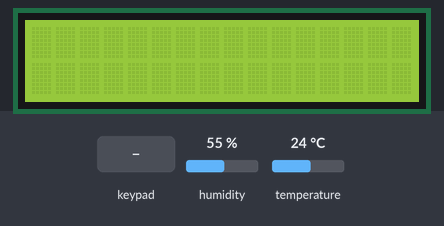
This sketch was run on a simulated ESP32. Shown: 16×2 character LCD. Wiring (inferred from the names in the program): 4×4 keypad with keys 1 2 3 A 4 5 6 B 7 8 9 C * 0 # D: rows GPIO 33, GPIO 32, GPIO 26, GPIO 25; columns GPIO 13, GPIO 12, GPIO 14, GPIO 27. The inputs (shaded band) are chosen by the test bench; at power-on: humidity 55 %, temperature 24 °C. What the sketch prints to the serial monitor is not drawn.

Above: at 1.2 s.
1.3 s: keypad keys 1 2 D pressed 0.4 s apart
At 3.4 s:
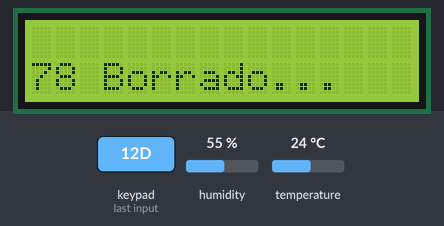
11.5 s: key 'C' pressed
At 12.6 s:
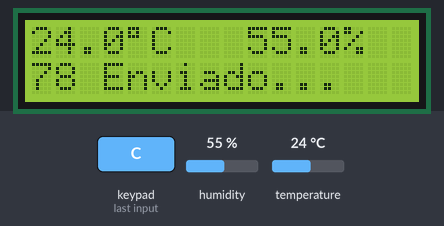
13.0 s: keypad keys 1 2 A pressed 0.4 s apart
At 14.9 s:
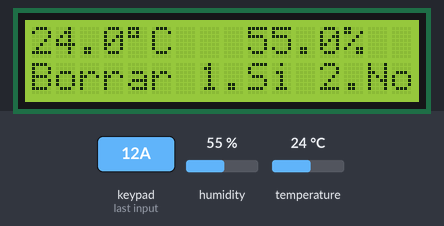
15.7 s: key '7' pressed
At 16.1 s:
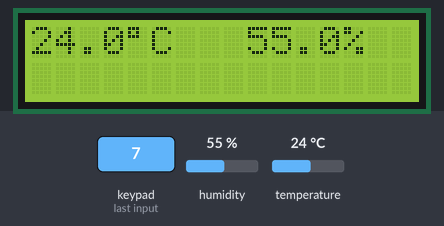
17.2 s: humidity set to 22 %
At 21.0 s:
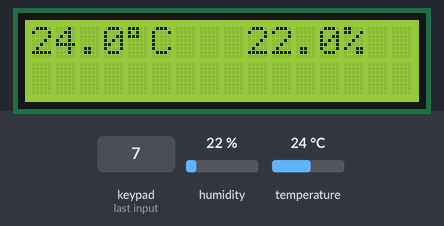
21.5 s: temperature set to 12 °C
At 31.3 s:
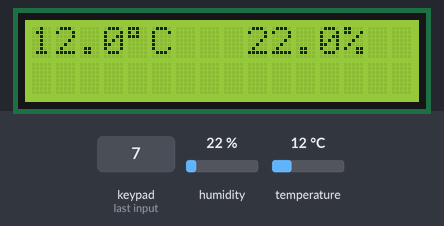
Timing chart, 0 to 32.5 s (numbered marks = the images above; inputs shaded):
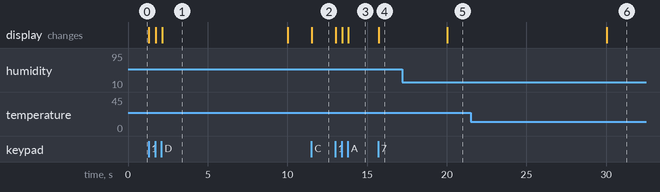

Measured:
- after the input at 1.3 s, the display: first changes at once (image 1 shows a later state)
- after the input at 11.5 s, the display: changes at once (image 2)
- after the input at 13.0 s, the display: first changes at once (image 3 shows a later state)
- after the input at 15.7 s, the display: changes at once (image 4)
- after the input at 17.2 s, the display: changes after 2.8 s (image 5)
- after the input at 21.5 s, the display: changes after 8.5 s (image 6)
- what the display in image 1 shows lasts 7.9 s, from 2.1 s to 10.0 s

The sketch:

Emisor_Teclado.ino
```cpp
/*
 *(V1) Teclado 4x4 + LCD 16X2 + Protcolo serial (STX/ETX)
   TECLADO: Lee el teclado por multiplexado. Activa una fila a la vez y revisa las 4 columnas buscando cual cayo. Devuelve el caracter correspondiente o '\0' si no hay nada presionado.
   Comunicación serial Comandos: Enviar: tecla'A', comando(byte) 0x2A; Borrar numero: tecla 'B', comando(byte) 0x55; Borrar todo: tecla 'C' confirmacion con '1' y cancelar '2', limpiar LCD: tecla '*';
   test: tecla '#' comando(byte)0x23 salir de test 'D'. PANTALLA: limpiarBuffer resetea el buffer a 3 espacios vacios.
   limpiarPantallaLCD limpia la segunda fila del LCD y reinicia el buffer y la memoria del ultimo numero (fuerza el estado vacio tras limpiar). SETUP():Inicializa Serial el LCD configura las filas del teclado como Salida y
   las columnas como Entrada con Pull-Up interno. LOOP(): Cada 'debounceDelay'`milisegundos escanea el teclado y solo si la tecla detectada es distinta a la anterior, la procesa con procesarTecla()
 *(V2) SENSOR: Se utilizo sensor DS18B20 (OneWire + DallasTemperature, solo temperatura) - PIN de datos 17 - Lectura: sensores.requestTemperatures() + getTempCByIndex(0) PANTALLA: Esta versión limpia y reescribe temperatura:
   columna 0(7 espacios). TECLADO: Maneja la lista de numeros enviados: agregar al final (si hay espacio), buscar y quitar un número especifico, o vaciar toda la lista reiniciando el contador.
   MANEJO DE ERRORES DEL SENSOR: V2: (tempC == DEVICE_DISCONNECTED_C). SETUP / SERIAL: Esta versión reporta por Serial cuantos sensores DS18B20 se encontraron (getDeviceCount()).
   LOOP(): este bloque revisa en cada vuelta del loop() si ya pasó suficiente tiempo (10 segundos) desde la última lectura del sensor, actualiza la pantalla y reinicia el contador sin usar delay().
 *(V3) TECLADO + SENSOR DHT22 (TEMPERATURA + HUMEDAD): SENSOR: Se reemplazo el DS18B20 por un DHT22 (libreria DHT, temperatura y humedad).
   Lectura: de sensores.requestTemperatures() + getTempCByIndex(0) a dht.readHumidity() + dht.readTemperature(). REFRESCO DE PANTALLA: Esta versión limpia y reescribe dos zonas independientes:
   temperatura en columna 0 (7 espacios) y humedad en columna 9 (8 espacios). MANEJO DE ERRORES DEL SENSOR: V3: isnan(h) || isnan(t) (propio de la libreria DHT), cubriendo la lectura de ambos valores.
   SETUP / SERIAL: La V3 ya no tiene sentido de "conteo de dispositivos" con DHT.
  *(V4) TECLADO + SENSOR DHT22 (TEMPERATURA + HUMEDAD): Se utiliza un solo sensor DHT22 (libreria DHT, temperatura y humedad) en el pin de datos 17.
   REFRESCO DE PANTALLA: La versión 4 imprime temperatura y humedad en la fila 0 del LCD; la fila 1 queda reservada para los mensajes del teclado. SETUP / SERIAL: Las versiones 3 y 4 reportan por serial.
*/


//Librerias y Configuración del sensor
#include <LiquidCrystal.h>
#include <DHT.h>

#define DHTPIN 17
#define DHTTYPE DHT22
DHT dht(DHTPIN, DHTTYPE);

unsigned long ultimaLecturaTemp = 0;
const unsigned long intervaloLectura = 10000;

//Pantalla
LiquidCrystal lcd (4,5,18,19,21,22);

const int filas[4] = {26,25,33,32};
const int columnas[4] = { 13,12,14,27};

//Mapa del teclado
char teclas[4][4] = {
  {'1','2','3','A'},
  {'4','5','6','B'},
  {'7','8','9','C'},
  {'*','0','#','D'}
};

char teclaAnterior = '\0';
unsigned long ultimaLectura = 0;
const unsigned long debounceDelay = 50;

//Lista de numeros activos
const unsigned long Max_numeros = 10;
int numerosEnviados[Max_numeros];
int totalEnviados = 0;

//Buffer del teclado
char buffer[4] = {' ',' ',' ','\0'};  //maximo 3 posiciones
bool bufferVacio = true;

//Bandera de estado del sistema
bool esperandoConfirmacion = false;

//Variable del modo prueba
bool testActivo = false;

//Memoria del ultimo número
int ultimoNumero = -1;
bool hayUltimoNumero = false;

void setup() {
  Serial.begin(9600);
  dht.begin();
  lcd.begin(16,2);
  lcd.setCursor(0,0);
  lcd.print("                ");

  //Filas del teclado como SALIDA, arranca en HIGH(Inactiva)
  for (int i = 0; i < 4; i++) {
    pinMode(filas[i], OUTPUT);
    digitalWrite(filas[i], HIGH);
  }

  //Columnas del teclado como ENTRADA con resistencia PULLUP interna
  for (int i = 0; i < 4; i++) {
    pinMode(columnas[i], INPUT_PULLUP);
  }

  Serial.println("Sensor");

}

//Escanear Teclado
//Lectura por Multiplexado
char escanearTeclado() {
  for (int f = 0; f < 4; f++) {
    digitalWrite(filas[f], LOW);
    for (int c = 0; c < 4; c++) {
      if (digitalRead(columnas[c]) == LOW) {
        digitalWrite(filas[f], HIGH);  //Desactiva la fila antes de Salir
        return teclas[f][c];
    }
    }
    digitalWrite(filas[f], HIGH);  //Desactiva la fila si no hubo match
  }
  return '\0';  //ningún botón presionado
}


void agregarNumeroEnviado(int numero) {
  if (totalEnviados < Max_numeros) {
    numerosEnviados[totalEnviados] = numero;
    totalEnviados++;
  }
}

//Busca y quita un número especifico de la lista
bool quitarNumeroEnviado(int numero) {
  int posicion = -1;
  for (int i = 0; i < totalEnviados; i++) {
    if (numerosEnviados[i] == numero) {
      posicion = i;
      break;
    }
  }
  if (posicion == -1) {
    return false;  //No estaba en la lista
  }
  for (int i = posicion; i < totalEnviados - 1; i++) {
    numerosEnviados[i] = numerosEnviados[i + 1];
  }
  totalEnviados--;
  return true;
}

//Vacia toda la lista (solo reinicia el contador)
void limpiarTodosLosEnviados () {
  totalEnviados = 0;
}

//Buffer deslizante (FIFO 3 posiciones)
void agregarABuffer(char nuevaTecla) {
  buffer[0] = buffer[1];
  buffer[1] = buffer[2];
  buffer[2] = nuevaTecla;
  bufferVacio = false;
  mostrarBufferLCD();
}

void enviarTrama(byte comando, int numero, bool incluirSegmento) {
  Serial.write((byte) 0x02);  //STX

  if (incluirSegmento) {
    char numeroTexto[4];
    sprintf(numeroTexto, "%03d", numero);

    for (int i = 0; i < 3; i++) {
      Serial.write((byte) numeroTexto[i]);
    }
    Serial.write(comando);
  } else {
    Serial.write(comando);
  }
  Serial.write((byte) 0x03);  //ETX
}

void enviarTramaVacia(byte comando) {
  Serial.write((byte) 0x02);  //STX
  Serial.write((byte) 0x20);
  Serial.write((byte) 0x20);
  Serial.write((byte) 0x20);
  Serial.write(comando);
  Serial.write((byte) 0x03);  //ETX
}

void enviarTramaTest() {
  Serial.write((byte) 0x02);
  Serial.write((byte) 0x20);
  Serial.write((byte) 0x20);
  Serial.write((byte) 0x20);
  Serial.write((byte) 0x23);
  Serial.write((byte) 0x03);
}

void mostrarTestSerial() {
  enviarTramaTest();
}

void mostrarEnviadoLCD(int numero) {
  lcd.setCursor(0,1);
  lcd.print("                ");
  lcd.setCursor(0,1);
  String mensaje = String(numero) + " Enviado...";
  lcd.print(mensaje);
}

void mostrarBorradoLCD(char* numero) {
  lcd.setCursor(0,1);
  lcd.print("                ");
  lcd.setCursor(0,1);
  String mensaje = String(numero) + " Borrado...";
  lcd.print(mensaje);
}

void mostrarBufferLCD() {
  lcd.setCursor(0,1);
  lcd.print("                ");
  lcd.setCursor(0,1);
  lcd.print(buffer);
}

void mostrarPromptBorrar() {
  lcd.setCursor(0,1);
  lcd.print("                ");
  lcd.setCursor(0,1);
  lcd.print("Borrar 1.Si 2.No");
}

void limpiarBuffer() {
  buffer[0] = ' ';
  buffer[1] = ' ';
  buffer[2] = ' ';
  bufferVacio = true;
}

void limpiarPantallaLCD() {
  lcd.setCursor(0,1);
  lcd.print("                ");

  limpiarBuffer();
  hayUltimoNumero = false;
}

void mostrarTemperaturaSiInactivo() {
  if (!bufferVacio || esperandoConfirmacion) {
    return;
  }

  float h = dht.readHumidity();  //humedad del sensor  (pin17)
  float t = dht.readTemperature();  //temperatura del sensor  (pin17)

  if (isnan(h) || isnan(t)) {
    Serial.print("Error al leer el sensor");
    return;
  }

  lcd.setCursor(0,0);
  lcd.print("       ");
  lcd.setCursor(0,0);
  lcd.print(String(t, 1));
  lcd.write((byte) 223);
  lcd.print("C");

  lcd.setCursor(9,0);
  lcd.print("        ");
  lcd.setCursor(9,0);
  lcd.print(String(h, 1));
  lcd.print("%");

}

void procesarTecla(char tecla) {
  if (tecla == 'A') {
    int numActual;

    if (!bufferVacio) {
      numActual = atoi(buffer);
      agregarNumeroEnviado(numActual);
      ultimoNumero = numActual;
      hayUltimoNumero = true;
      limpiarBuffer();

      mostrarEnviadoLCD(numActual);
      enviarTrama(0x2A, numActual, true);
    }
    else if (hayUltimoNumero) {
      numActual = ultimoNumero;

      mostrarEnviadoLCD(numActual);
      enviarTrama(0x2A, numActual, true);
    }
    else {
      lcd.setCursor(0,1);
      lcd.print("                ");
      lcd.setCursor(0,1);
      lcd.print(" ");
      enviarTramaVacia(0x2A);
    }
    return;
  }
  else if (tecla == 'B') {
    int numActual;

    if(!bufferVacio) {
      numActual = atoi(buffer);
      ultimoNumero = numActual;
      hayUltimoNumero = true;

      quitarNumeroEnviado(numActual);
      enviarTrama(0x55, numActual, true);

      char numeroTexto[6];
      itoa(numActual, numeroTexto, 10);
      mostrarBorradoLCD(numeroTexto);

      limpiarBuffer();
    }
    else if (hayUltimoNumero) {
      numActual = ultimoNumero;

      quitarNumeroEnviado(numActual);
      enviarTrama(0x55, numActual, true);

      char numeroTexto[6];
      itoa(numActual, numeroTexto, 10);
      mostrarBorradoLCD(numeroTexto);
    }
    else {
      lcd.setCursor(0,1);
      lcd.print("                ");
      lcd.setCursor(0,1);
      lcd.print(" ");
      enviarTramaVacia(0x55);
    }
  }
  else if (tecla == 'C') {
    if(!esperandoConfirmacion) {
      mostrarPromptBorrar();
      esperandoConfirmacion = true;
    }
  }
  else if(tecla == 'D') {
    if (testActivo) {
      testActivo = false;
    }
  }
  else if (tecla == '*') {
    limpiarPantallaLCD();
  }
  else if (tecla == '#') {
    testActivo = true;
    mostrarTestSerial();
  }
  else {
    if (esperandoConfirmacion) {
      if (tecla == '1') {
        limpiarTodosLosEnviados();
        lcd.setCursor(0,1);
        lcd.print("                ");
        lcd.setCursor(0,1);
        lcd.print("                ");
        enviarTramaVacia(0x43);
        esperandoConfirmacion = false;

        limpiarBuffer();
        hayUltimoNumero = false;
      }
      else if (tecla == '2') {
        lcd.setCursor(0,1);
        lcd.print("                ");
        lcd.setCursor(0,1);
        lcd.print("                ");
        esperandoConfirmacion = false;
      }
    }
    else if (tecla >= '0' && tecla <= '9') {
      agregarABuffer(tecla);
    }
  }
}

//Loop de teclado
void loop() {
  if (millis() - ultimaLectura > debounceDelay) {
    char teclaActual = escanearTeclado();

    if (teclaActual != '\0' && teclaActual != teclaAnterior) {
      procesarTecla(teclaActual);
    }
    teclaAnterior = teclaActual;
    ultimaLectura = millis();

  }
//Loop de sensor de temperatura
  if (millis() - ultimaLecturaTemp >= intervaloLectura) {
    mostrarTemperaturaSiInactivo();
    ultimaLecturaTemp = millis();
  }
}
```
